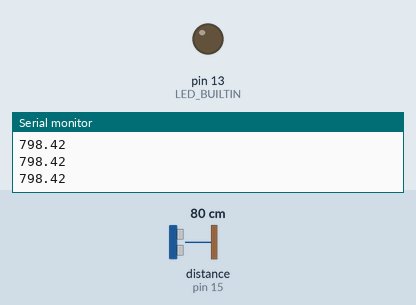
Simulated run of this sketch. Board: Arduino Uno, built with avr-gcc and run on an emulated ATmega328P. On the bench: output pins drawn as LEDs (lit = HIGH), the last lines printed to the serial monitor. Wiring (inferred from the names in the program): ultrasonic range finder: trigger pin 14; echo pin 15. Inputs (shaded band) come from the test bench; at power-on: distance to the obstacle (sensor on pin 15) 80 cm. The echo pulse lasts 58.3 µs per cm; pins used as bus, display or sensor lines are not drawn.

Above: at 1.3 s.
1.4 s: distance to the obstacle (sensor on pin 15) set to 2 cm
At 1.9 s:
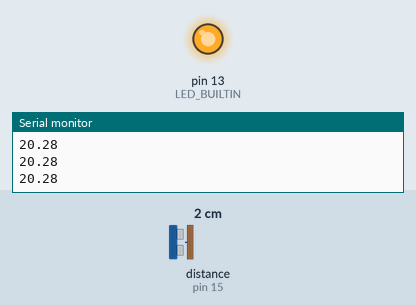
2.9 s: distance to the obstacle (sensor on pin 15) set to 18 cm
At 3.7 s:
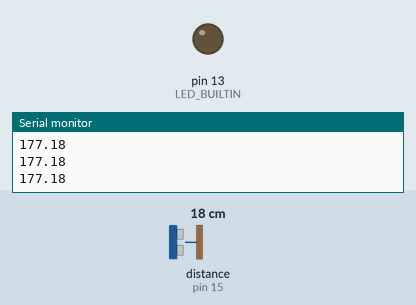
4.4 s: distance to the obstacle (sensor on pin 15) set to 4 cm
At 5.7 s:
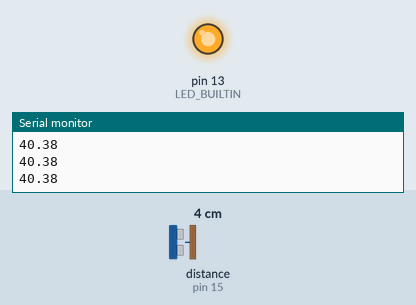
Timing chart, 0 to 7.4 s (numbered marks = the images above; inputs shaded):
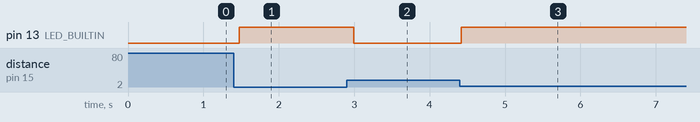

The sketch:

depthSens.ino
```cpp
// (licence header left out)
#define PIN_ECHO    15   // pin20
#define PIN_TRIGGER 14   // pin19
#define TRIGGERPULSE_US   10

#define SOUNDSPEED (331.5 + 0.61 * 20) //音速 331.5m/s, 摂氏 0.61t, 20℃

void setup()
{
  Serial.begin(115200);

  //トリガピンと、エコーピンの設定
  pinMode(PIN_TRIGGER, OUTPUT);
  pinMode(PIN_ECHO, INPUT);

  //トリガはLOWに設定
  digitalWrite(PIN_TRIGGER, LOW );
  delay(100);

  // initialize digital pin LED_BUILTIN as an output.
  pinMode(LED_BUILTIN, OUTPUT);
}

void loop()
{
  //距離測定、トリガ発振
  digitalWrite(PIN_TRIGGER, HIGH );
  delayMicroseconds(TRIGGERPULSE_US);
  digitalWrite(PIN_TRIGGER, LOW );

  //反射時間の読み取り (単位 us)
  double DdTwoWayTime_us = pulseIn(PIN_ECHO, HIGH);             //us
  double DdOneWayTime_us = DdTwoWayTime_us / 2;                 //往復時間の計測を片道時間にする
  double DdDistance_mm = DdOneWayTime_us * SOUNDSPEED / 1000;   // 距離（mm）を計算
  Serial.println(DdDistance_mm);

  //近接ならLEDオン　そうでないならオフ
  if( DdDistance_mm < 100 )
    {
    digitalWrite(LED_BUILTIN, HIGH);  // turn the LED on (HIGH is the voltage level)
    }
  else
    {
    digitalWrite(LED_BUILTIN, LOW);   // turn the LED off by making the voltage LOW
    }

  delay(100);
}
```

Measured:
- after the input at 1.4 s, pin 13 (LED_BUILTIN): LOW → HIGH after 0.07 s
- after the input at 2.9 s, pin 13 (LED_BUILTIN): HIGH → LOW after 0.09 s
- after the input at 4.4 s, pin 13 (LED_BUILTIN): LOW → HIGH at once
